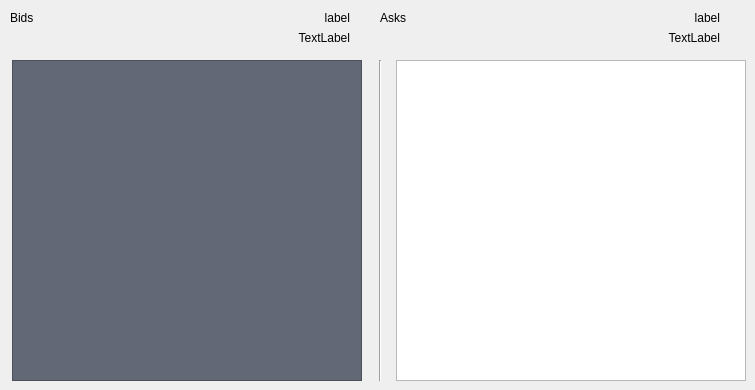
   <widget class="QWidget" name="OrderBook">
    <attribute name="title">
     <string>Order Book</string>
    </attribute>
    <widget class="QTableWidget" name="BidsTable">
     <property name="geometry">
      <rect>
       <x>12</x>
       <y>60</y>
       <width>350</width>
       <height>321</height>
      </rect>
     </property>
     <property name="font">
      <font>
       <pointsize>9</pointsize>
       <weight>50</weight>
       <bold>false</bold>
      </font>
     </property>
     <property name="styleSheet">
      <string notr="true">background-color:rgb(98, 104, 118);
color:rgb(211, 215, 207);</string>
     </property>
     <property name="horizontalScrollBarPolicy">
      <enum>Qt::ScrollBarAsNeeded</enum>
     </property>
    </widget>
    <widget class="QTableWidget" name="AsksTable">
     <property name="geometry">
      <rect>
       <x>396</x>
       <y>60</y>
       <width>350</width>
       <height>321</height>
      </rect>
     </property>
     <property name="font">
      <font>
       <pointsize>9</pointsize>
       <weight>50</weight>
       <bold>false</bold>
      </font>
     </property>
     <property name="horizontalScrollBarPolicy">
      <enum>Qt::ScrollBarAsNeeded</enum>
     </property>
    </widget>
    <widget class="QLabel" name="BidsCount">
     <property name="geometry">
      <rect>
       <x>10</x>
       <y>10</y>
       <width>91</width>
       <height>16</height>
      </rect>
     </property>
     <property name="text">
      <string>Bids</string>
     </property>
    </widget>
    <widget class="QLabel" name="AsksCount">
     <property name="geometry">
      <rect>
       <x>380</x>
       <y>10</y>
       <width>91</width>
       <height>16</height>
      </rect>
     </property>
     <property name="text">
      <string>Asks</string>
     </property>
    </widget>
    <widget class="QLabel" name="FIXSupply">
     <property name="geometry">
      <rect>
       <x>540</x>
       <y>10</y>
       <width>180</width>
       <height>15</height>
      </rect>
     </property>
     <property name="text">
      <string>label</string>
     </property>
     <property name="alignment">
      <set>Qt::AlignRight|Qt::AlignTrailing|Qt::AlignVCenter</set>
     </property>
    </widget>
    <widget class="QLabel" name="FIXDemand">
     <property name="geometry">
      <rect>
       <x>160</x>
       <y>10</y>
       <width>190</width>
       <height>15</height>
      </rect>
     </property>
     <property name="text">
      <string>label</string>
     </property>
     <property name="alignment">
      <set>Qt::AlignRight|Qt::AlignTrailing|Qt::AlignVCenter</set>
     </property>
    </widget>
    <widget class="QLabel" name="BtcDemand">
     <property name="geometry">
      <rect>
       <x>200</x>
       <y>30</y>
       <width>150</width>
       <height>15</height>
      </rect>
     </property>
     <property name="text">
      <string>TextLabel</string>
     </property>
     <property name="alignment">
      <set>Qt::AlignRight|Qt::AlignTrailing|Qt::AlignVCenter</set>
     </property>
    </widget>
    <widget class="QLabel" name="BtcSupply">
     <property name="geometry">
      <rect>
       <x>570</x>
       <y>30</y>
       <width>150</width>
       <height>15</height>
      </rect>
     </property>
     <property name="text">
      <string>TextLabel</string>
     </property>
     <property name="alignment">
      <set>Qt::AlignRight|Qt::AlignTrailing|Qt::AlignVCenter</set>
     </property>
    </widget>
    <widget class="Line" name="line">
     <property name="geometry">
      <rect>
       <x>370</x>
       <y>60</y>
       <width>20</width>
       <height>321</height>
      </rect>
     </property>
     <property name="orientation">
      <enum>Qt::Vertical</enum>
     </property>
    </widget>
   </widget>
